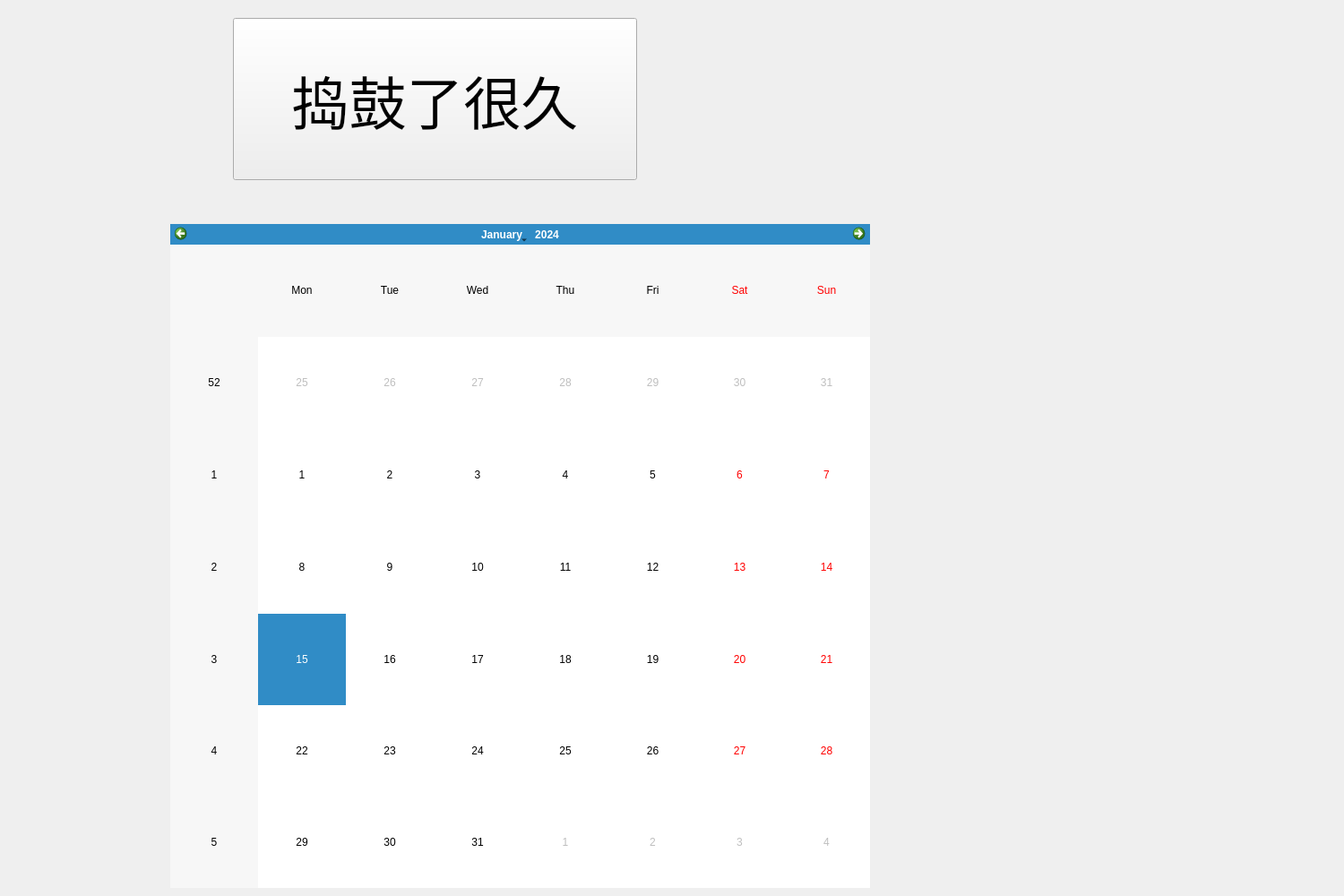
<?xml version="1.0" encoding="UTF-8"?>
<ui version="4.0">
 <class>Widget</class>
 <widget class="QWidget" name="Widget">
  <property name="geometry">
   <rect>
    <x>0</x>
    <y>0</y>
    <width>1500</width>
    <height>1000</height>
   </rect>
  </property>
  <property name="windowTitle">
   <string>Widget</string>
  </property>
  <widget class="QPushButton" name="pushButton_2">
   <property name="geometry">
    <rect>
     <x>260</x>
     <y>20</y>
     <width>451</width>
     <height>181</height>
    </rect>
   </property>
   <property name="font">
    <font>
     <family>Agency FB</family>
     <pointsize>48</pointsize>
    </font>
   </property>
   <property name="text">
    <string>捣鼓了很久</string>
   </property>
  </widget>
  <widget class="QCalendarWidget" name="calendarWidget">
   <property name="geometry">
    <rect>
     <x>190</x>
     <y>250</y>
     <width>781</width>
     <height>741</height>
    </rect>
   </property>
  </widget>
 </widget>
 <resources/>
 <connections/>
</ui>
